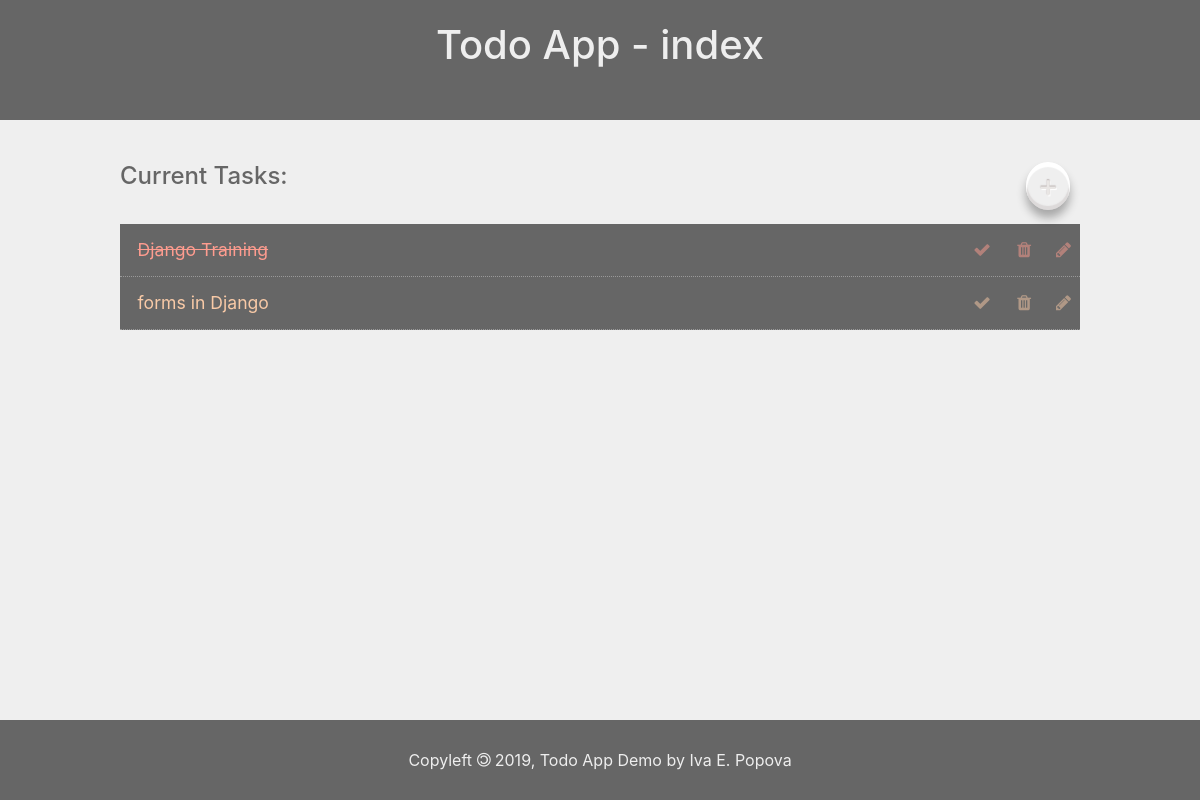
/todos/, run on an earlier commit of the app's database.
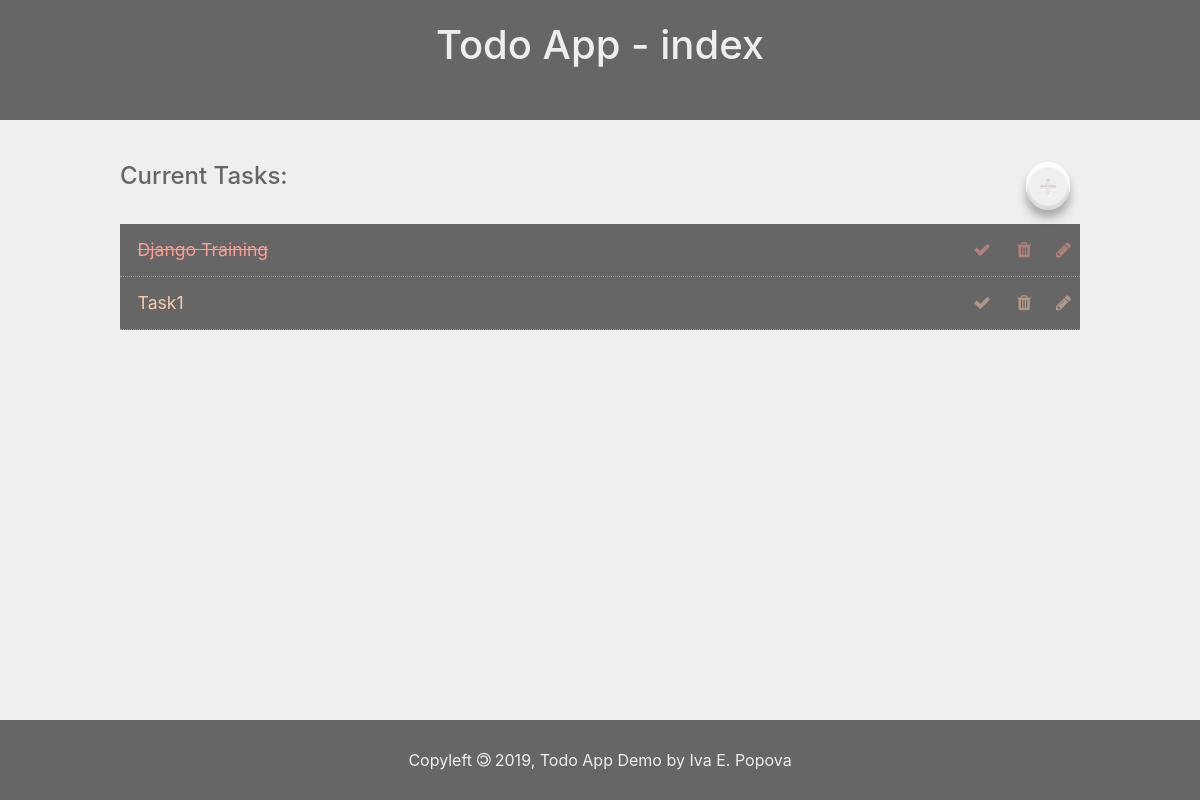
And on a later commit of the database.
### todo_app/models.py (models this page shows, shortened)
class Task(models.Model):
  id = models.AutoField(primary_key=True)
  title = models.CharField('Title', max_length=100, help_text="Task Title")
  description = models.TextField('Description', null=True, help_text="Task Description")
  due = models.DateTimeField('due', default=days_from_now_1, help_text="Task Due (default - 1 day from now)")
  created = models.DateTimeField(auto_now_add=True)
  completed = models.BooleanField(default=False)

### todo_app/views.py (the view)
# urls.py: path('', views.index, name="todo_index"),
def index(request):
    tasks = Task.objects.order_by('id')
    template_file = 'todo_app/index.html'
    context = {
        'form': CreateUpdateTaskForm,
        'tasks': tasks,
        'app_name': 'Todo App',
        'page_name': 'index'
    }
    return render(request, template_file, context)

### todo_app/templates/todo_app/index.html
{% extends "todo_app/base.html" %}
{% load static %}
{% load custom_filters %}
{% block content_head %}
  <link rel="stylesheet" type="text/css" href="{% static 'todo_app/index.css' %}">
{% endblock content_head %}
{% block content %}
  <main>
    <section class="list_todos">
      <div class="header clear">
        <h1>Current Tasks:</h1>
        <div class="buttonHolder">
          <a href="{% url 'todo_add' %}" class="button">+</a>
        </div>
      </div>
      <ul>
        {% for task in tasks %}
          <li class="clear">
            <span>
              {% if task.completed %}
                <del>{{task.title}}</del>
              {% else %}
                {{task.title}}
              {% endif %}
            </span>
            <span>
              <a href="{% url 'todo_complete' task.id%}"><i class="fa fa-check"></i></a>
              <a href="{% url 'todo_delete' task.id%}"><i class="fa fa-trash"></i></a>
              <a href="{% url 'todo_update' task.id %}"><i class="fa fa-pencil"></i></a>
            </span>
          </li>
        {% empty %}
          <li>No tasks!</li>
        {% endfor %}
      </ul>
    </section>
  </main>
{% endblock content %}

What changed in the data, as far as the page shows it:
removed Task: title "forms in Django"
added Task: title "Task1"
